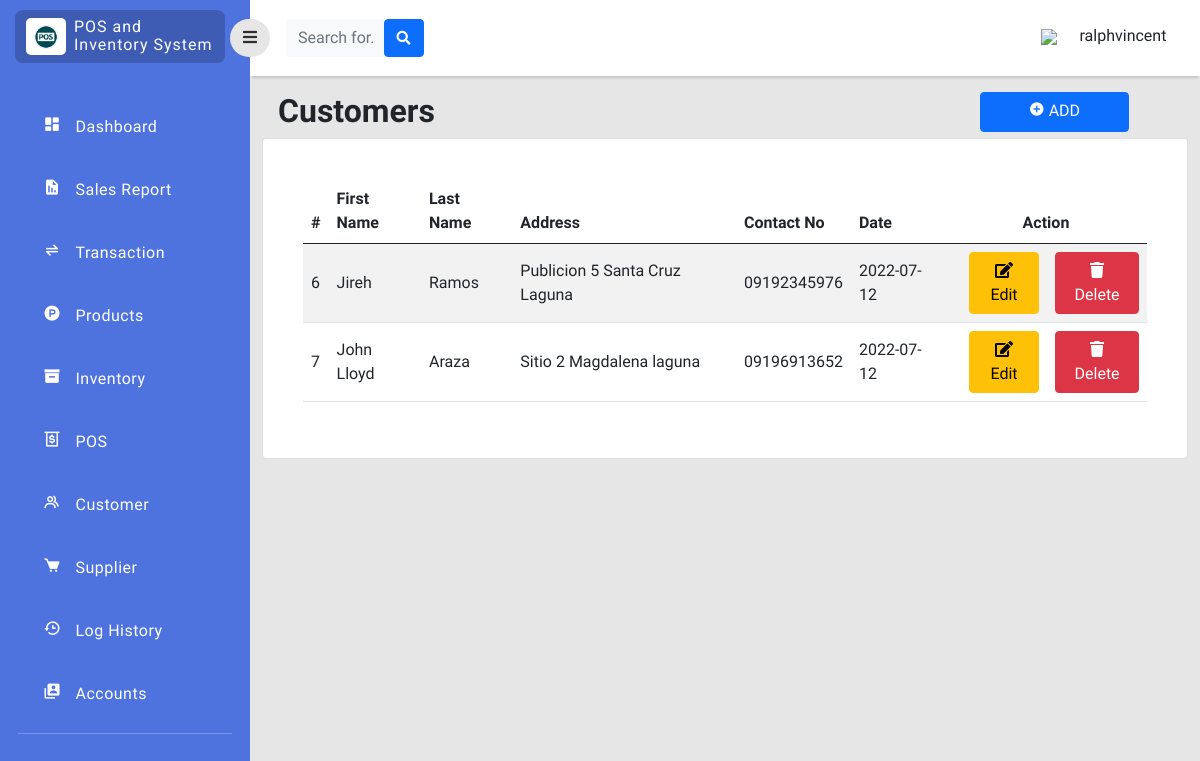
/php/customer.php (signed in), run on an earlier commit of the app's database.
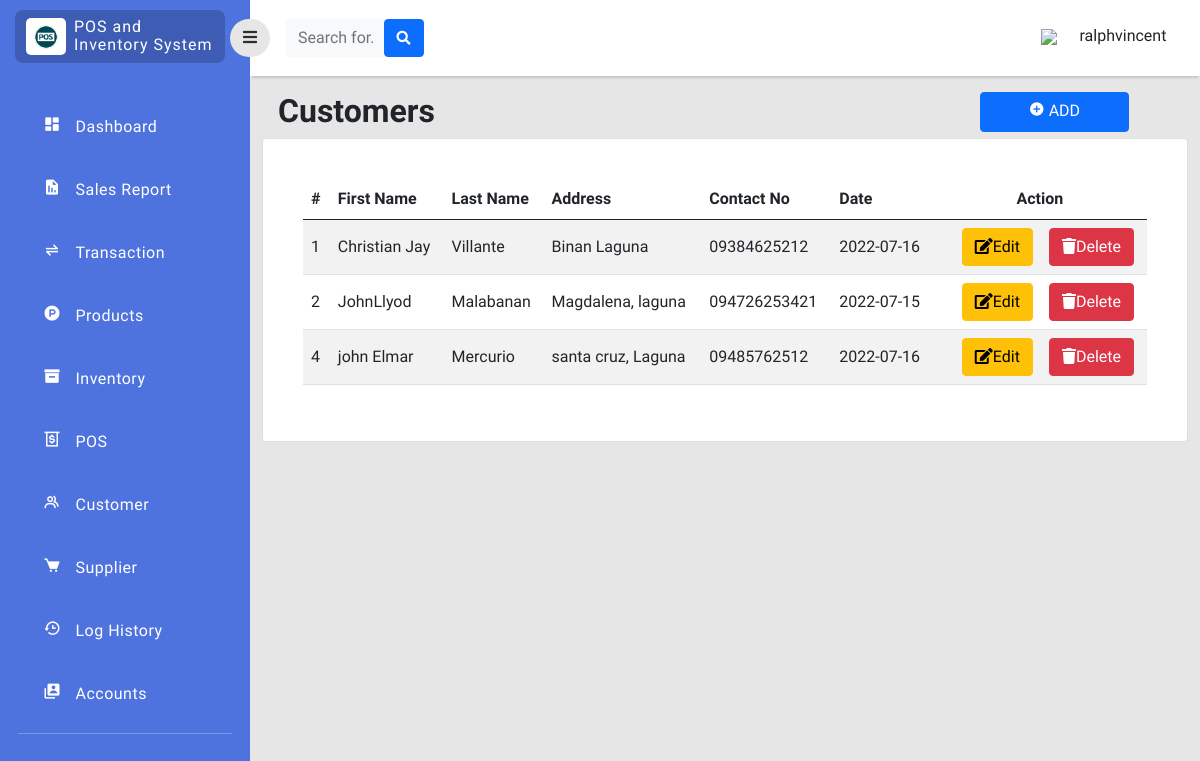
And on a later commit of the database.
### tables this page shows
CREATE TABLE `customers` (
  `customer_id` int(11) NOT NULL,
  `first_name` varchar(255) NOT NULL,
  `last_name` varchar(255) NOT NULL,
  `address` varchar(255) NOT NULL,
  `contact_no` varchar(255) NOT NULL,
  `customer_status` enum('active','archieve') NOT NULL,
  `date_created` date NOT NULL
);

### php/customer.php (the view, shortened to what this page needs)
<?php
function createRandomPassword() {
    $chars = "003232303232023232023456789";
    $i = 0;
    $pass = '' ;
    while ($i <= 7) {
        $num = rand() % 33;
        $tmp = substr($chars, $num, 1);
        $pass = $pass . $tmp;
        $i++;
    }
    return $pass;
}
$finalcode='RS-'.createRandomPassword();
include 'connection.php';
?>
<!doctype html>
<html lang="en">
  <head>
    <link href="https://cdn.jsdelivr.net/npm/bootstrap@5.0.2/dist/css/bootstrap.min.css" rel="stylesheet"
>
    <link rel="stylesheet" type="text/css" href="../style/dash.css">
    <link
      href="https://cdnjs.cloudflare.com/ajax/libs/font-awesome/5.15.1/css/all.min.css"
      rel="stylesheet"
    />
    <link href='https://unpkg.com/boxicons@2.1.2/css/boxicons.min.css' rel='stylesheet'>
    </head>
    <body>
    <div class="page">
        <div class="sidebar">
            <div class="sidebar-header">
                <div class="sidebar-logo-container">
                    <div class="logo-container">
                        <img class="logo-sidebar" src="../image/logo.png" />
                    </div>
                    <div class="sys-name-container mt-2">
                        <p class="sys-name">
                            POS and <br>
                            <span class="brand-subname">
                            Inventory System
                            </span>
                        </p>
                    </div>
                </div>
            </div>
            <div class="sidebar-body">
                <ul class="navigation-list">
                    <li class="navigation-list-item">
                        <a class="navigation-link" href="dashboard.php">
                            <div class="row">
                                <div class="col-2">
                                    <i class='bx bxs-dashboard'></i>
                                </div>
                                <div class="col-9">
                                    Dashboard
                                </div>
                            </div>
                        </a>
                    </li>
                    <li class="navigation-list-item">
                        <a class="navigation-link" href="transaction_report.php?sales=0&trans=0">
                            <div class="row">
                                <div class="col-2">
                                    <i class='bx bxs-report'></i>
                                </div>
                                <div class="col-9">
                                    Sales Report
                                </div>
                            </div>
                        </a>
                    </li>
                    <li class="navigation-list-item">
                        <a class="navigation-link" href="transaction.php">
                            <div class="row">
                                <div class="col-2">
                                    <i class='bx bx-transfer-alt'></i>
                                </div>
                                <div class="col-9">
                                    Transaction
                                </div>
                            </div>
                        </a>
                    </li>
                    <li class="navigation-list-item">
                        <a class="navigation-link" href="product.php">
                            <div class="row">
                                <div class="col-2">
                                    <i class='bx bxl-product-hunt' ></i>
                                </div>
                                <div class="col-9">
                                    Products
                                </div>
                            </div>
                        </a>
                    </li>
                     <li class="navigation-list-item">
                        <a class="navigation-link" href="inventory.php">
                            <div class="row">
                                <div class="col-2">
                                    <i class='bx bxs-box'></i>
                                </div>
                                <div class="col-9">
                                    Inventory
                                </div>
                            </div>
                        </a>
                    </li>
                    <li class="navigation-list-item">
                        <a class="navigation-link" href="../cashier/dashboard.php?invoice=<?php echo $finalcode;  ?>">
                            <div class="row">
                                <div class="col-2">
                                    <i class='bx bx-money-withdraw'></i>
                                </div>
                                <div class="col-9">
                                    POS
                                </div>
                            </div>
                        </a>
                    </li>
                    <li class="navigation-list-item">
                        <a class="navigation-link" href="customer.php">
                            <div class="row">
                                <div class="col-2">
                                    <i class='bx bx-group'></i>
                                </div>
                                <div class="col-9">
                                    Customer
                                </div>
                            </div>
                        </a>
                    </li>
                    <li class="navigation-list-item">
                        <a class="navigation-link" href="supplier.php">
                            <div class="row">
                                <div class="col-2">
                                    <i class='bx bxs-cart' ></i>
                                </div>
                                <div class="col-9">
                                    Supplier
                                </div>
                            </div>
                        </a>
                    </li>
                    <li class="navigation-list-item">
                        <a class="navigation-link" href="loghistory.php">
                            <div class="row">
                                <div class="col-2">
                                    <i class='bx bx-history'></i>
                                </div>
                                <div class="col-9">
                                    Log History
                                </div>
                            </div>
                        </a>
                    </li>
                    <li class="navigation-list-item">
                        <a class="navigation-link" href="user_manager.php">
                            <div class="row">
                                <div class="col-2">
                                    <i class='bx bxs-user-account'></i>
                                </div>
                                <div class="col-9">
                                    Accounts
                                </div>
                            </div>
                        </a>
                    </li>
                    <hr style="color:rgb(255, 255, 255);margin-top:10px;">
                </ul>
            </div>
        </div>
        <div class="content">
            <div class="navigationBar justify-content-between">
                <button id="sidebarToggle" class="btn sidebarToggle">
                    <i class="fas fa-bars"></i>
                </button>
                <form class="d-none d-sm-inline-block form-inline mr-auto ml-md-3 my-2 my-md-0 mw-100 navbar-search ms-3"style="padding-right: 65%;">
                    <div class="input-group">
                        <input type="text" class="form-control bg-light border-0 small" placeholder="Search for..."aria-label="Search" aria-describedby="basic-addon2"id="SearchMo" onkeyup="myFunction()">
                        <div class="input-group-append">
                            <button class="btn btn-primary" type="button">
                                <i class="fas fa-search fa-sm"></i>
                            </button>
                        </div>
                    </div>
                </form>
                 <div>
                    <div class="dropdown pb-1 me-4">
                        <a href="#" class="d-flex align-items-center text-white text-decoration-none dropdown-toggle" id="dropdownUser1" data-bs-toggle="dropdown" aria-expanded="false">
                            <div class="col-2">
                                <img class="mr-3" src="../image/user_35px.png" />
                            </div>
                            <span class="d-none d-sm-inline mx-1 ms-3 text-dark"><?php echo $_SESSION["username"];  ?></span>
                        </a>
                    </div>
                </div>
            </div>
            <div class="col py-3 d-flex justify-content-center overflow-auto">
                <div class="container-fluid">
                    <div class="row">
                        <div class="col d-flex justify-content">
                            <br>
                            <div class="w-50">
                                <h2 class="text-dark text-start ps-3 fw-bold ">Customers</h2>
                            </div>
                            <div class="position-left w-50">
                                <button type="button" class="btn btn-primary px-5 pb-2" data-bs-toggle="modal" data-bs-target="#create" style="margin-left: 55%;"><b><i class='bx bxs-plus-circle'></i> </b> ADD</button>
                            </div>
                        </div>
                    </div>
                    <div class="row">
                        <div class="col ">
                            <div class="card">
                                <div class="card-body rounded-3 m-4 table-responsive-lg">
                                    <table class="table table-striped align-middle" id="CustomerTab">
                                        <thead>
                                            <tr>
                                                <th scope="col">#</th>
                                                <th scope="col">First Name</th>
                                                <th scope="col">Last Name</th>
                                                <th scope="col">Address</th>
                                                <th scope="col">Contact No</th>
                                                <th scope="col">Date</th>
                                                <th score="col"style="text-align: center;">Action</th>
                                            </tr>
                                        </thead>
                                        <tbody>
                                            <?php
                                            $query_run = mysqli_query($con,"SELECT * FROM customers WHERE customer_status='active'");
                                            while ($row=mysqli_fetch_assoc($query_run)) { ?>
                                            <tr>
                                                <td><?php echo $row['customer_id'];  ?></td>
                                                <td><?php echo $row['first_name'];  ?></td>
                                                <td><?php echo $row['last_name'];  ?></td>
                                                <td><?php echo $row['address'];  ?></td>
                                                <td><?php echo $row['contact_no'];  ?></td>
                                                <td><?php echo $row['date_created'];  ?></td>
                                                <td>
                                                    <div class="d-flex flex-row justify-content-center">
                                                        <button class="btn btn-warning editbtn mx-3" data-toggle="modal" type="button"><i class="fas fa-edit" data-toggle="tooltip" title="edit"></i>Edit</button>
                                                    <button class="btn btn-danger deletebtn" data-toggle="modal" type="button"><i class="fas fa-trash" data-toggle="tooltip" title="edit"></i>Delete</button>
                                                    </div>
                                                </td>
                                            </tr>
                                        <?php }  ?>
                                        </tbody>
                                    </table>
                                </div>
                            </div>
                        </div>
                    </div>
                </div>
            </div>
        </div>
    </div>
</body>
</html>

### style/dash.css (style rules this page uses)
* { font-family: 'Fira Sans', sans-serif; }
body { background-color: #e6e6e6; }
.page .sidebar { background: rgb(78, 115, 223); position: fixed; top: 0; left: 0; width: 250px; height: 100vh; overflow-y: auto; overflow-x: hidden; transition: all 0.3s ease; }
.page .content { margin-left: 250px; transition: all 0.3s ease; }
.navigationBar { background-color: white; height: 50px; display: flex; padding: 38px 0px; align-items: center; box-shadow: 0 4px 2px -2px #c5c6c7; }
.sidebarToggle { font-size: 16px; color: rgb(0, 0, 0, 0.8); margin-left: -20px; z-index: 999; border-radius: 50px; background-color: #e6e6e6; transition: all 0.3s ease; outline: none!important; box-shadow: none!important; }
.sidebar-header { padding: 10px 25px 10px 15px; }
.sidebar-logo-container { background-color: rgb(0, 0, 0, 0.2); border-radius: 8px; padding-left: 3px; display: flex; }
.logo-container { max-width: 40px; background-color: #fff; border-radius: 5px; margin: 8px; padding: 6px 8px; }
.logo-sidebar { width: 100%; height: auto; }
.sys-name { color: white; margin: 0px; line-height: 1.1rem; font-size: 16px; letter-spacing: 1px; font-family: 'Roboto', sans-serif; }
.navigation-list { list-style-type:none; padding: 0px 18px; margin-top: 30px; }
.navigation-list-item { padding: 12px 18px 12px 25px; margin: 15px 0px; border-radius: 8px; }
.navigation-link { color: #fff; letter-spacing: 0.5px; font-weight: 400; text-decoration: none; font-size: 16px; font-family: 'Roboto', sans-serif; }
.navigation-link i { font-size: 18px; color: #fff; }

What changed in the data, as far as the page shows it:
removed customers: customer_id "6", first_name "Jireh", last_name "Ramos", address "Publicion 5 Santa Cruz Laguna", contact_no "09192345976", date_created "2022-07-12"
removed customers: customer_id "7", first_name "John Lloyd", last_name "Araza", address "Sitio 2 Magdalena laguna", contact_no "09196913652", date_created "2022-07-12"
added customers: customer_id "1", first_name "Christian Jay", last_name "Villante", address "Binan Laguna", contact_no "09384625212", date_created "2022-07-16"
added customers: customer_id "2", first_name "JohnLlyod", last_name "Malabanan", address "Magdalena, laguna", contact_no "094726253421", date_created "2022-07-15"
added customers: customer_id "4", first_name "john Elmar", last_name "Mercurio", address "santa cruz, Laguna", contact_no "09485762512", date_created "2022-07-16"
